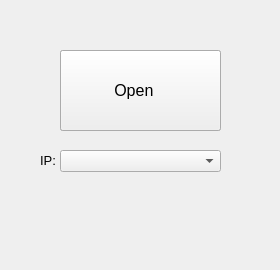
<?xml version="1.0" encoding="UTF-8"?>
<ui version="4.0">
 <class>MainWindow</class>
 <widget class="QMainWindow" name="MainWindow">
  <property name="geometry">
   <rect>
    <x>0</x>
    <y>0</y>
    <width>280</width>
    <height>270</height>
   </rect>
  </property>
  <property name="windowTitle">
   <string>MainWindow</string>
  </property>
  <widget class="QWidget" name="centralwidget">
   <widget class="QPushButton" name="button_start">
    <property name="geometry">
     <rect>
      <x>60</x>
      <y>50</y>
      <width>161</width>
      <height>81</height>
     </rect>
    </property>
    <property name="font">
     <font>
      <pointsize>12</pointsize>
     </font>
    </property>
    <property name="text">
     <string>  Open     </string>
    </property>
    <property name="iconSize">
     <size>
      <width>30</width>
      <height>30</height>
     </size>
    </property>
   </widget>
   <widget class="QPushButton" name="button_stop">
    <property name="geometry">
     <rect>
      <x>60</x>
      <y>50</y>
      <width>161</width>
      <height>81</height>
     </rect>
    </property>
    <property name="font">
     <font>
      <pointsize>12</pointsize>
     </font>
    </property>
    <property name="text">
     <string>  Close     </string>
    </property>
    <property name="iconSize">
     <size>
      <width>30</width>
      <height>30</height>
     </size>
    </property>
   </widget>
   <widget class="QComboBox" name="comboBox_IP">
    <property name="geometry">
     <rect>
      <x>60</x>
      <y>150</y>
      <width>161</width>
      <height>22</height>
     </rect>
    </property>
    <property name="font">
     <font>
      <pointsize>10</pointsize>
     </font>
    </property>
   </widget>
   <widget class="QLabel" name="label">
    <property name="geometry">
     <rect>
      <x>40</x>
      <y>150</y>
      <width>21</width>
      <height>21</height>
     </rect>
    </property>
    <property name="font">
     <font>
      <pointsize>10</pointsize>
     </font>
    </property>
    <property name="text">
     <string>IP:</string>
    </property>
   </widget>
   <zorder>button_stop</zorder>
   <zorder>button_start</zorder>
   <zorder>comboBox_IP</zorder>
   <zorder>label</zorder>
  </widget>
 </widget>
 <resources/>
 <connections/>
</ui>
